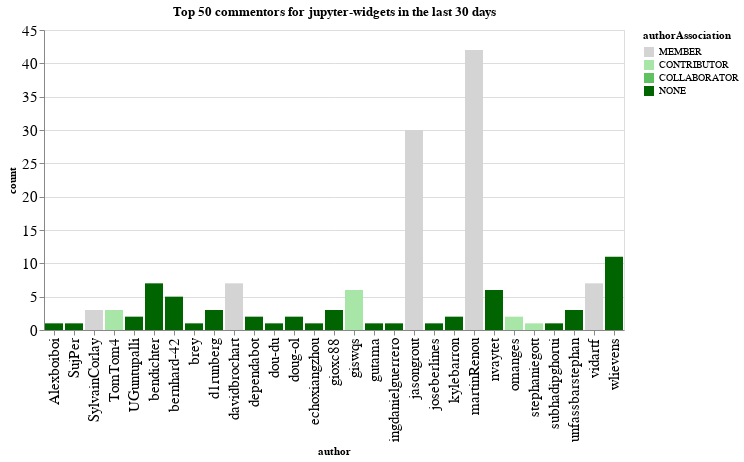

Notebook source saved alongside this figure:
### Code cell
n_plot = 50
charts = []
for ii, (iorg, idata) in enumerate(commentors.groupby(['org'])):
    title = f"Top {n_plot} commentors for {iorg} in the last {n_days} days"
    idata = idata.groupby('author', as_index=False).agg({'count': 'sum', 'authorAssociation': 'first'})
    idata = idata.sort_values('count', ascending=False).head(n_plot)
    ch = alt.Chart(data=idata.head(n_plot), title=title).mark_bar().encode(
        x='author',
        y='count',
        color=alt.Color('authorAssociation', scale=alt.Scale(domain=author_types, range=author_colors))
    )
    charts.append(ch)
alt.hconcat(*charts)

### Figure 1 — Vega-Lite specification as saved in the notebook (floating-point values rounded to 4 significant figures)
{"config": {"axisLeft": {"labelFontSize": 15}, "axisBottom": {"labelFontSize": 15}}, "hconcat": [{"mark": "bar", "encoding": {"color": {"type": "nominal", "field": "authorAssociation", "scale": {"domain": ["MEMBER", "CONTRIBUTOR", "COLLABORATOR", "NONE"], "range": ["rgb(211.82745098039214, 211.82745098039214, 211.82745098039214)", "rgb(166.98562091503268, 229.89803921568628, 166.98562091503268)", "rgb(96.37647058823529, 192.75294117647059, 96.37647058823529)", "rgb(0.0, 100.3921568627451, 0.0)"]}}, "x": {"type": "nominal", "field": "author"}, "y": {"type": "quantitative", "field": "count"}}, "title": "Top 50 commentors for jupyter-widgets in the last 30 days"}], "data": {"name": "data-2cd58b0bf5fb310f887d7f6154cb094a"}, "$schema": "https://vega.github.io/schema/vega-lite/v4.0.2.json", "datasets": {"data-2cd58b0bf5fb310f887d7f6154cb094a": [{"author": "martinRenou", "count": 42, "authorAssociation": "MEMBER"}, {"author": "jasongrout", "count": 30, "authorAssociation": "MEMBER"}, {"author": "wlievens", "count": 11, "authorAssociation": "NONE"}, {"author": "vidartf", "count": 7, "authorAssociation": "MEMBER"}, {"author": "bendichter", "count": 7, "authorAssociation": "NONE"}, {"author": "davidbrochart", "count": 7, "authorAssociation": "MEMBER"}, {"author": "giswqs", "count": 6, "authorAssociation": "CONTRIBUTOR"}, {"author": "nvaytet", "count": 6, "authorAssociation": "NONE"}, {"author": "bernhard-42", "count": 5, "authorAssociation": "NONE"}, {"author": "unfassbarstephan", "count": 3, "authorAssociation": "NONE"}, {"author": "gioxc88", "count": 3, "authorAssociation": "NONE"}, {"author": "SylvainCorlay", "count": 3, "authorAssociation": "MEMBER"}, {"author": "TomTom4", "count": 3, "authorAssociation": "CONTRIBUTOR"}, {"author": "d1runberg", "count": 3, "authorAssociation": "NONE"}, {"author": "kylebarron", "count": 2, "authorAssociation": "NONE"}, {"author": "UGuntupalli", "count": 2, "authorAssociation": "NONE"}, {"author": "dependabot", "count": 2, "authorAssociation": "NONE"}, {"author": "omanges", "count": 2, "authorAssociation": "CONTRIBUTOR"}, {"author": "doug-ol", "count": 2, "authorAssociation": "NONE"}, {"author": "subhadipghorui", "count": 1, "authorAssociation": "NONE"}, {"author": "stephaniegott", "count": 1, "authorAssociation": "CONTRIBUTOR"}, {"author": "dou-du", "count": 1, "authorAssociation": "NONE"}, {"author": "brey", "count": 1, "authorAssociation": "NONE"}, {"author": "joseberlines", "count": 1, "authorAssociation": "NONE"}, {"author": "ingdanielguerrero", "count": 1, "authorAssociation": "NONE"}, {"author": "gutama", "count": 1, "authorAssociation": "NONE"}, {"author": "SujPer", "count": 1, "authorAssociation": "NONE"}, {"author": "echoxiangzhou", "count": 1, "authorAssociation": "NONE"}, {"author": "Alexboiboi", "count": 1, "authorAssociation": "NONE"}]}}
